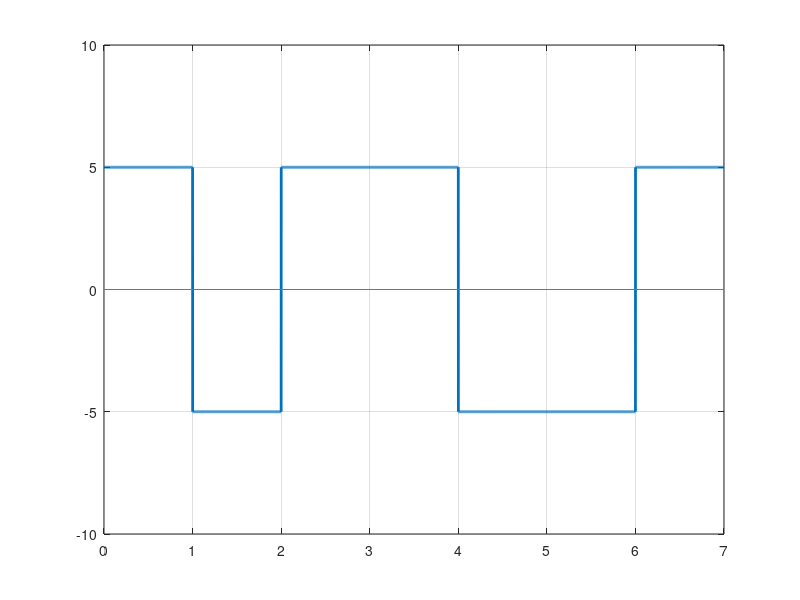

Source code (MATLAB):
clc; #... Clear command line
clear all; #... Clear variables
close all; #... Clear figures

bits = [1 0 1 1 0 0 1]; #0-> Low voltage

#... Modulation
bitrate = 1;
voltage = 5;

sampling_rate = 1000;
sampling_time = 1/sampling_rate;

end_time = length(bits)/bitrate;
time = 0:sampling_time:end_time;

index = 1;

for i = 1:length(time)
    if bits(index) == 1
        modulation(i) = voltage;
    else
        modulation(i) = -voltage;
    endif
    if time(i)*bitrate >= index
        index = index+1;
    endif
endfor

plot(time, modulation, 'LineWidth',2);
axis([0 end_time -voltage-5 voltage+5]);
line([0 end_time], [0,0]);
grid on;

#... Demodulation
index = 1;

for i = 1:length(modulation)
    if modulation(i) == voltage
        demodultaion(index) = 1;
    else
        demodultaion(index) = 0;
    endif
    if time(i)*bitrate >= index
        index = index+1;
    endif
endfor

disp(demodultaion);
